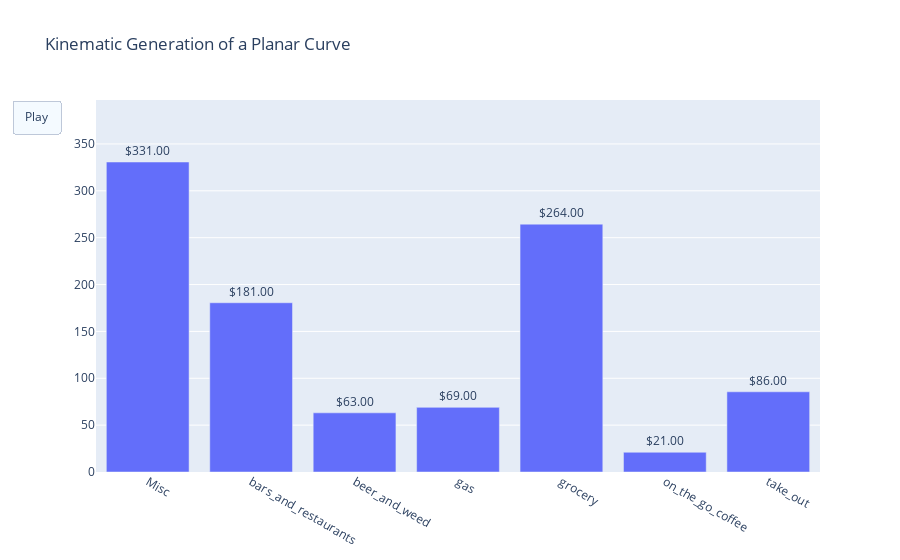

Source (notebook cell):
### Code cell
fig = go.Figure(
    data=[trace1],
    layout=go.Layout(
        yaxis=dict(range=[0, ymax], autorange=False, zeroline=False),
        title_text="Kinematic Generation of a Planar Curve", hovermode="closest",
        updatemenus=[dict(type="buttons",
                          buttons=[dict(label="Play",
                                        method="animate",
                                        args=[None])])]),
    frames=frames_test
)
fig.show()

### Figure 1 — Plotly figure (JSON) as saved in the notebook; plotly's stock layout.template omitted (floating-point values rounded to 4 significant figures)
{"data": [{"text": ["$331.00", "$181.00", "$63.00", "$69.00", "$264.00", "$21.00", "$86.00"], "textposition": "outside", "type": "bar", "x": ["Misc", "bars_and_restaurants", "beer_and_weed", "gas", "grocery", "on_the_go_coffee", "take_out"], "y": [330.8, 180.6, 63.12, 68.97, 264.4, 21.06, 85.58]}], "layout": {"hovermode": "closest", "title": {"text": "Kinematic Generation of a Planar Curve"}, "updatemenus": [{"buttons": [{"args": [null], "label": "Play", "method": "animate"}], "type": "buttons"}], "yaxis": {"autorange": false, "range": [0, 396.9], "zeroline": false}}}
